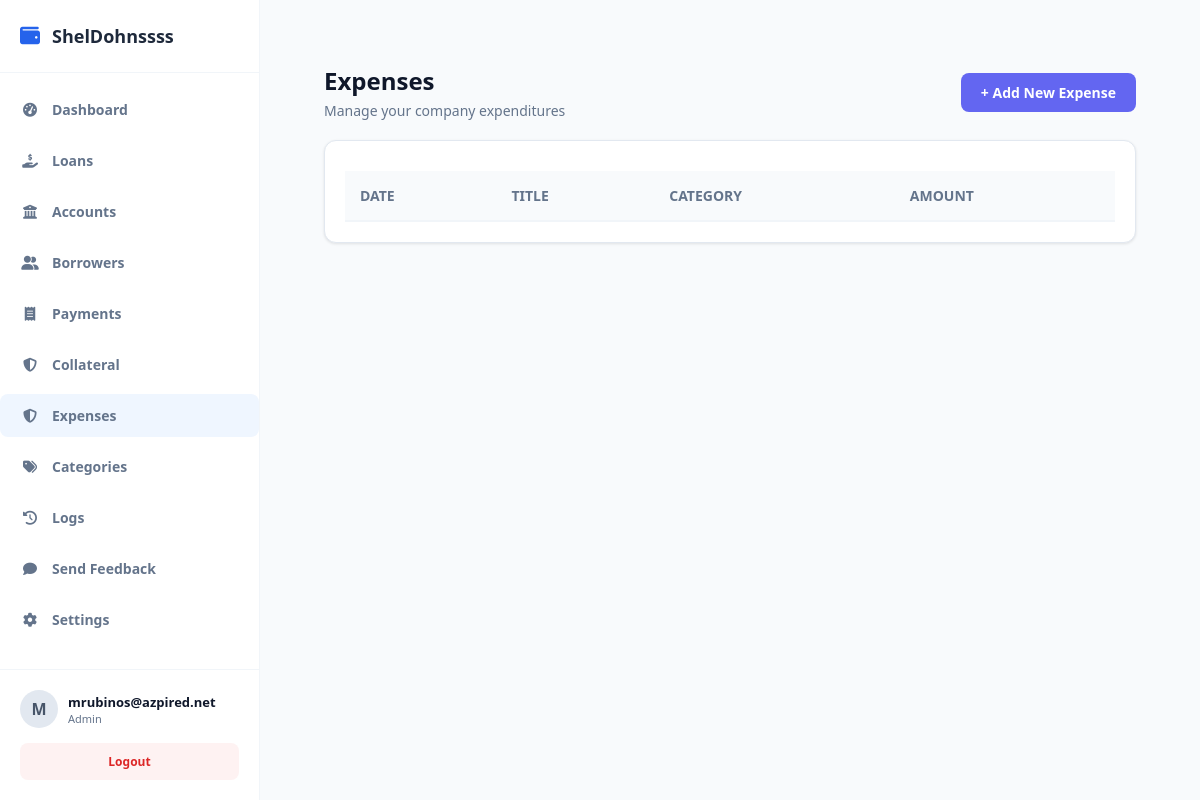
The app's page /public/index.php?url=expense/index (signed in), older data.
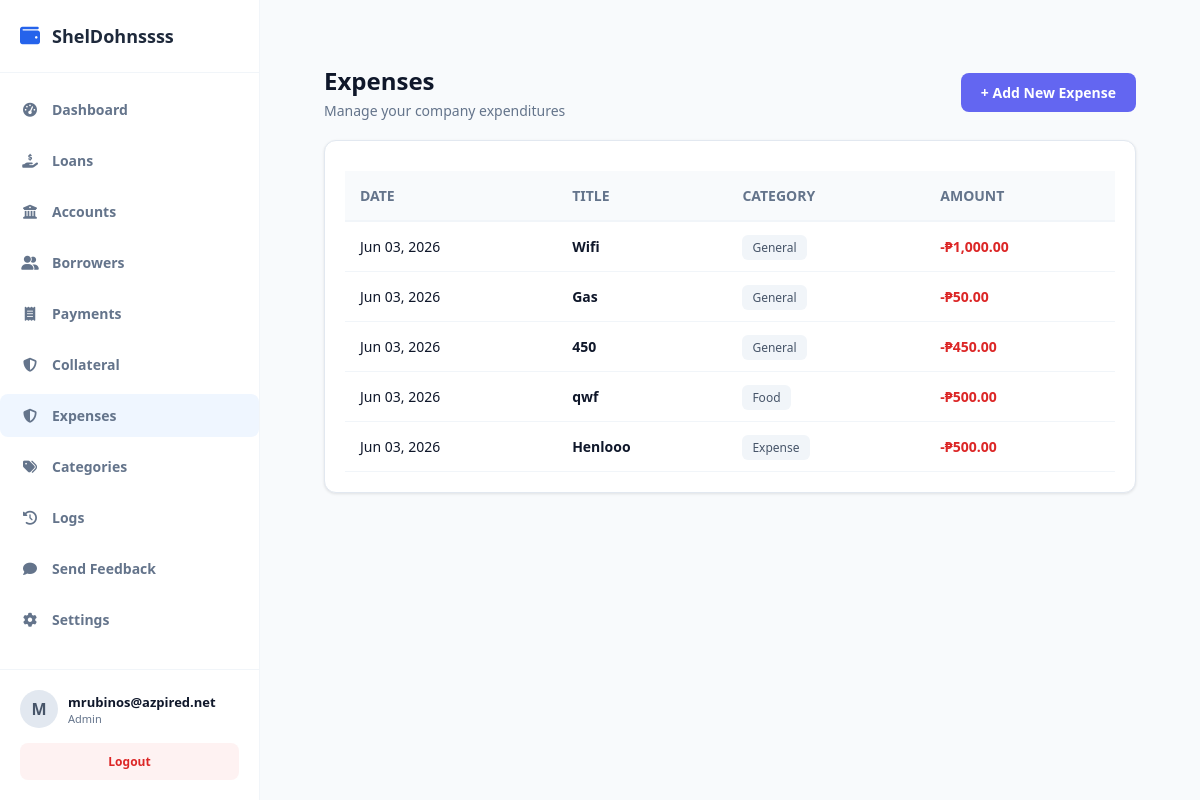
The same page, newer data.
### tables this page shows
CREATE TABLE `companies` (
  `id` int(11) NOT NULL,
  `name` varchar(150) NOT NULL,
  `plan_tier` varchar(20) DEFAULT 'free',
  `subscription_status` varchar(20) DEFAULT 'active',
  `expires_at` datetime DEFAULT NULL,
  `created_at` timestamp NOT NULL DEFAULT current_timestamp()
);

CREATE TABLE `expenses` (
  `id` int(11) NOT NULL,
  `company_id` int(11) NOT NULL,
  `account_id` int(11) DEFAULT NULL,
  `title` varchar(255) NOT NULL,
  `amount` decimal(12,2) NOT NULL,
  `category` varchar(100) DEFAULT 'General',
  `category_id` int(11) DEFAULT NULL,
  `expense_date` date NOT NULL,
  `notes` text DEFAULT NULL,
  `created_at` timestamp NOT NULL DEFAULT current_timestamp()
);

CREATE TABLE `categories` (
  `id` int(11) NOT NULL,
  `company_id` int(11) NOT NULL,
  `type` varchar(50) NOT NULL,
  `name` varchar(100) NOT NULL,
  `description` text DEFAULT NULL,
  `created_at` timestamp NOT NULL DEFAULT current_timestamp()
);

### app/controllers/ExpenseController.php (called while the page is built, shortened)
<?php
class ExpenseController {
 public function index() {
    $company_id = $_SESSION['user']['company_id'];
    $db = (new Loan())->getDb();
    $stmt = $db->prepare("
        SELECT e.*, c.name as category_name
        FROM expenses e
        LEFT JOIN categories c ON e.category_id = c.id
        WHERE e.company_id = ?
        ORDER BY e.expense_date DESC
    ");
    $stmt->execute([$company_id]);
    $expenses = $stmt->fetchAll();
    require_once dirname(__DIR__) . '/views/admin/expenses/index.php';
}
}

### public/index.php (called while the page is built, shortened)
<?php
require_once __DIR__ . "/../app/core/App.php";
$init = new App();

### app/views/admin/expenses/index.php (the view, shortened to what this page needs)
<?php require_once dirname(__DIR__, 2) . '/layouts/header.php'; ?>
<div class="page-header">
    <div class="header-title">
        <h1>Expenses</h1>
        <p>Manage your company expenditures</p>
    </div>
    <a href="?url=expense/create" class="btn-primary">+ Add New Expense</a>
</div>
<div class="card-wrapper">
    <table class="data-table">
        <thead>
            <tr>
                <th>Date</th>
                <th>Title</th>
                <th>Category</th>
                <th>Amount</th>
            </tr>
        </thead>
       <tbody>
    <?php foreach ($expenses as $exp): ?>
    <tr>
        <td><?= date('M d, Y', strtotime($exp['expense_date'])) ?></td>
        <td><strong><?= htmlspecialchars($exp['title']) ?></strong></td>
<td><span class="badge"><?= htmlspecialchars($exp['category_name'] ?? 'General') ?></span></td>
        <td style="color: #dc2626; font-weight: 600;">-₱<?= number_format($exp['amount'], 2) ?></td>
    </tr>
    <?php endforeach; ?>
</tbody>
    </table>
</div>
<?php require_once dirname(__DIR__, 2) . '/layouts/footer.php'; ?>

### app/core/App.php (shortened to what this page needs)
<?php
class App {
    protected $method = "login";
    public function __construct() {
        $url = $this->parseUrl();
        $controllerPart = !empty($url[0]) ? ucfirst($url[0]) . "Controller" : "AuthController";
        $controllerFile = __DIR__ . "/../controllers/" . $controllerPart . ".php";
        if (file_exists($controllerFile)) {
            array_shift($url);
        } else {
            require_once __DIR__ . "/../controllers/AuthController.php";
            $this->controller = "AuthController";
        }
        $this->controller = new $this->controller;
        if (isset($url[0]) && method_exists($this->controller, $url[0])) {
            $this->method = $url[0];
            array_shift($url);
        } else {
            $this->method = 'index';
        }
        $this->params = $url ? array_values($url) : [];
        if (is_callable([$this->controller, $this->method])) {
            call_user_func_array([$this->controller, $this->method], $this->params);
        } else {
            die("Error: Method {$this->method} not found in " . get_class($this->controller));
        }
    }
    public function parseUrl() {
        if (isset($_GET['url']) && !empty($_GET['url'])) {
            return explode("/", filter_var(rtrim($_GET['url'], "/"), FILTER_SANITIZE_URL));
        }
        return [];
    }
}

### app/views/layouts/header.php (shortened to what this page needs)
<?php
$current_url = $_GET['url'] ?? '';
$userRole = $_SESSION['user']['role'] ?? '';
?>
<!DOCTYPE html>
<html lang="en">
<head>
    <link rel="stylesheet" href="https://cdnjs.cloudflare.com/ajax/libs/font-awesome/6.4.0/css/all.min.css">
    <link rel="stylesheet" href="/loansaas/public/css/style.css">
</head>
<body>
    <aside class="sidebar" style="display: flex; flex-direction: column; height: 100vh; width: 260px; background: #ffffff; border-right: 1px solid #f1f5f9;">
        <div class="sidebar-brand" style="padding: 24px 20px; display: flex; align-items: center; gap: 12px; font-weight: 700; font-size: 18px; color: #1e293b; border-bottom: 1px solid #f1f5f9;">
            <i class="fas fa-wallet" style="color: var(--primary-color); font-size: 20px;"></i>
            <span id="sidebar-company-name">
                <?php
                if (!empty($_SESSION['user']['company_id'])) {
                    $loanModel = new Loan();
                    $db = $loanModel->getDb();
                    $stmt = $db->prepare("SELECT name FROM companies WHERE id = ?");
                    $stmt->execute([$_SESSION['user']['company_id']]);
                    $companyName = $stmt->fetchColumn();
                    echo htmlspecialchars($companyName ?: 'SHELDONS');
                } else {
                    echo 'SHELDONS';
                }
                ?>
            </span>
        </div>
      <ul class="sidebar-menu" style="list-style: none; padding: 15px 0; margin: 0; flex-grow: 1;">
    <?php
    $menuItems = [];
if ($userRole === 'admin' || $userRole === 'staff') {
        $menuItems[] = ['url' => 'dashboard/index', 'icon' => 'fa-tachometer-alt', 'label' => 'Dashboard'];
        $menuItems[] = ['url' => 'loan/index', 'icon' => 'fa-hand-holding-dollar', 'label' => 'Loans'];
        $menuItems[] = ['url' => 'account/index', 'icon' => 'fa-bank', 'label' => 'Accounts'];
        $menuItems[] = ['url' => 'borrower/index', 'icon' => 'fa-user-group', 'label' => 'Borrowers'];
        $menuItems[] = ['url' => 'payment/index', 'icon' => 'fa-receipt', 'label' => 'Payments'];
        $menuItems[] = ['url' => 'collateral/index', 'icon' => 'fa-shield-halved', 'label' => 'Collateral'];
        $menuItems[] = ['url' => 'expense/index', 'icon' => 'fa-shield-halved', 'label' => 'Expenses'];
        $menuItems[] = ['url' => 'category/index', 'icon' => 'fa-tags', 'label' => 'Categories'];
        $menuItems[] = ['url' => 'activitylogs/index', 'icon' => 'fa-clock-rotate-left', 'label' => 'Logs'];
        $menuItems[] = ['url' => 'feedback/create', 'icon' => 'fa-comment', 'label' => 'Send Feedback'];
        $menuItems[] = ['url' => 'admin/settings', 'icon' => 'fa-cog', 'label' => 'Settings'];
    }
    foreach ($menuItems as $item) {
        $active = (strpos($current_url, explode('/', $item['url'])[0]) === 0) ? 'active' : '';
        echo "<li class='menu-item $active'>
                <a href='/loansaas/public/index.php?url={$item['url']}' style='display: flex; align-items: center; gap: 12px; padding: 12px 20px; color: #64748b; text-decoration: none; transition: 0.2s;'>
                    <i class='fas {$item['icon']}' style='width: 20px; text-align: center;'></i> <span>{$item['label']}</span>
                </a>
              </li>";
    }
    ?>
</ul>
        <div class="sidebar-footer" style="padding: 20px; border-top: 1px solid #f1f5f9;">
            <div class="user-profile" style="display: flex; align-items: center; gap: 10px; margin-bottom: 15px;">
                <div class="user-avatar" style="width: 38px; height: 38px; background: #e2e8f0; border-radius: 50%; display: flex; align-items: center; justify-content: center; font-weight: bold; color: #475569;">
                    <?= strtoupper(substr($_SESSION['user']['username'] ?? 'U', 0, 1)) ?>
                </div>
                <div class="user-info" style="display: flex; flex-direction: column;">
                    <span style="font-size: 13px; font-weight: 600; color: #0f172a;"><?= htmlspecialchars($_SESSION['user']['username'] ?? 'User') ?></span>
                    <span style="font-size: 11px; color: #64748b; text-transform: capitalize;"><?= htmlspecialchars($_SESSION['user']['role'] ?? 'Staff') ?></span>
                </div>
            </div>
            <a href="/loansaas/public/index.php?url=auth/logout" style="display: block; width: 100%; text-align: center; padding: 10px; background: #fef2f2; color: #dc2626; border-radius: 8px; text-decoration: none; font-size: 12px; font-weight: 600;">
                Logout
            </a>
        </div>
    </aside>
    <main class="main-content">

### app/views/layouts/footer.php (shortened to what this page needs)
    </main>
</body>
</html>

### public/css/style.css (style rules this page uses)
body { font-family: 'Segoe UI', system-ui, sans-serif; background: #f8fafc; padding: 24px; margin: 0; }
.page-header { display: flex; justify-content: space-between; align-items: center; margin-bottom: 24px; }
.header-title h1 { font-size: 24px; font-weight: 700; color: #0f172a; margin: 0; }
.header-title p { font-size: 14px; color: #64748b; margin: 4px 0 0 0; }
.btn-primary { background: #2563eb; color: #ffffff; padding: 10px 16px; border-radius: 8px; font-size: 14px; font-weight: 600; text-decoration: none; display: inline-flex; align-items: center; gap: 8px; }
.card-wrapper { background: #ffffff; border: 1px solid #e2e8f0; border-radius: 12px; overflow-x: auto; }
.data-table { width: 100%; border-collapse: collapse; text-align: left; }
.data-table th { background: #f8fafc; padding: 14px 20px; font-size: 13px; font-weight: 600; color: #475569; border-bottom: 1px solid #e2e8f0; text-transform: uppercase; }
.data-table td { padding: 16px 20px; font-size: 14px; border-bottom: 1px solid #f1f5f9; }
.badge { padding: 4px 8px; border-radius: 12px; font-size: 12px; font-weight: 600; }
:root { --sidebar-width: 260px; --primary-color: #2563eb; --bg-light: #f8fafc; --text-dark: #0f172a; --text-muted: #64748b; --border-color: #e2e8f0; }
* { box-sizing: border-box; margin: 0; padding: 0; font-family: 'Segoe UI', system-ui, sans-serif; }
body { background: var(--bg-light); color: var(--text-dark); min-height: 100vh; }
.sidebar { width: var(--sidebar-width); background: #ffffff; border-right: 1px solid var(--border-color); position: fixed; height: 100vh; left: 0; top: 0; display: flex; flex-direction: column; z-index: 100; }
.sidebar-brand { padding: 24px; font-size: 20px; font-weight: 700; color: var(--primary-color); border-bottom: 1px solid var(--border-color); }
.sidebar-menu { list-style: none; padding: 24px 16px; display: flex; flex-direction: column; gap: 8px; flex-grow: 1; }
.menu-item a { display: flex; align-items: center; gap: 12px; padding: 12px 16px; color: var(--text-muted); text-decoration: none; font-weight: 600; font-size: 14px; border-radius: 8px; transition: 0.2s; }
.menu-item.active a { background: #eff6ff; color: var(--primary-color); }
.sidebar-footer { padding: 16px; border-top: 1px solid var(--border-color); }
.user-profile { display: flex; align-items: center; gap: 10px; margin-bottom: 12px; }
.user-avatar { width: 36px; height: 36px; background: #cbd5e1; border-radius: 50%; display: flex; align-items: center; justify-content: center; font-weight: bold; }
.main-content { margin-left: var(--sidebar-width); padding: 40px; }

### app/views/admin/expenses/index.php (style rules this page uses)
.page-header { display: flex; justify-content: space-between; align-items: center; margin-bottom: 20px; }
.btn-primary { background: #6366f1; color: white; padding: 10px 20px; border-radius: 8px; text-decoration: none; font-weight: 600; transition: 0.2s; }
.card-wrapper { background: #fff; border-radius: 12px; border: 1px solid #e2e8f0; padding: 20px; box-shadow: 0 1px 3px rgba(0,0,0,0.1); }
.data-table { width: 100%; border-collapse: collapse; margin-top: 10px; }
.data-table th { text-align: left; padding: 15px; border-bottom: 2px solid #f1f5f9; color: #64748b; font-size: 14px; }
.data-table td { padding: 15px; border-bottom: 1px solid #f1f5f9; font-size: 14px; }
.badge { background: #f1f5f9; color: #475569; padding: 4px 10px; border-radius: 6px; font-size: 12px; font-weight: 500; }

Row changes from the older to the newer data that the page shows:
added expenses: expense_date "Jun 03, 2026", title "Wifi", category_name "General", amount "1,000.00"
added expenses: expense_date "Jun 03, 2026", title "Gas", category_name "General", amount "50.00"
added expenses: expense_date "Jun 03, 2026", title "450", category_name "General", amount "450.00"
added expenses: expense_date "Jun 03, 2026", title "qwf", category.name "Food", amount "500.00"
added expenses: expense_date "Jun 03, 2026", title "Henlooo", category.name "Expense", amount "500.00"
